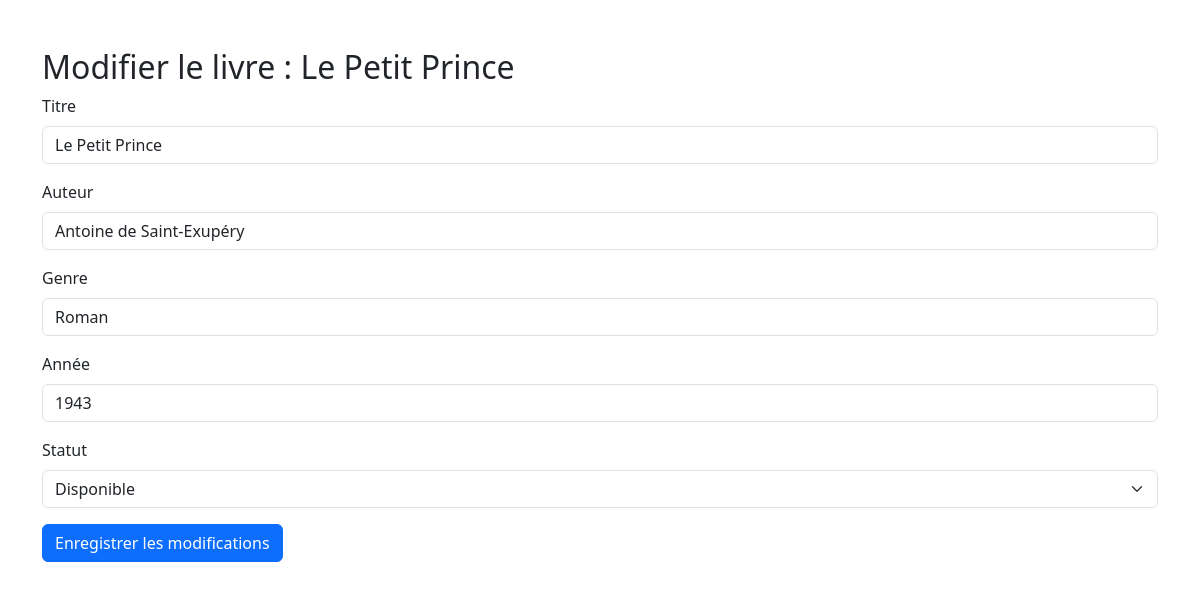
/modifAdmin.php?id=1, run on the app's committed database.
### tables this page shows
CREATE TABLE IF NOT EXISTS `livres` (
  `id` int NOT NULL AUTO_INCREMENT,
  `titre` varchar(255) NOT NULL,
  `auteur` varchar(100) NOT NULL,
  `genre` varchar(50) NOT NULL,
  `annee` year NOT NULL,
  `statut` varchar(30) NOT NULL DEFAULT 'Disponible',
  PRIMARY KEY (`id`)
);

### modifAdmin.php (the view, shortened to what this page needs)
<?php
include 'bd.php';
if (isset($_GET['id'])) {
    $id = $_GET['id'];
    $sql = "SELECT * FROM Livres WHERE id = :id";
    $stmt = $db->prepare($sql);
    $stmt->bindParam(':id', $id, PDO::PARAM_INT);
    $stmt->execute();
    $livre = $stmt->fetch(PDO::FETCH_ASSOC);
} else {
    echo "<script>alert('Aucun livre sélectionné'); window.location.href = 'formModif.php';</script>";
    exit();
}
?>
<head>
    <link href="https://cdn.jsdelivr.net/npm/bootstrap@5.3.0-alpha1/dist/css/bootstrap.min.css" rel="stylesheet">
</head>
<body>
    <div class="container mt-5">
        <h2>Modifier le livre : <?php echo htmlspecialchars($livre['titre']); ?></h2>
        <form action="modifLivres.php" method="POST">
            <div class="mb-3">
                <label for="titre" class="form-label">Titre</label>
                <input type="text" class="form-control" id="titre" name="titre"
                value="<?php echo htmlspecialchars($livre['titre']); ?>" required>
            </div>
            <div class="mb-3">
                <label for="auteur" class="form-label">Auteur</label>
                <input type="text" class="form-control" id="auteur" name="auteur"
                value="<?php echo htmlspecialchars($livre['auteur']); ?>" required>
            </div>
            <div class="mb-3">
                <label for="genre" class="form-label">Genre</label>
                <input type="text" class="form-control" id="genre" name="genre"
                value="<?php echo htmlspecialchars($livre['genre']); ?>" required>
            </div>
            <div class="mb-3">
                <label for="annee" class="form-label">Année</label>
                <input type="number" class="form-control" id="annee" name="annee"
                value="<?php echo htmlspecialchars($livre['annee']); ?>" required>
            </div>
            <div class="mb-3">
                <label for="statut" class="form-label">Statut</label>
                <select class="form-select" id="statut" name="statut" required>
                    <option value="Disponible" <?php echo ($livre['statut'] == 'Disponible') ? 'selected' : ''; ?>>Disponible</option>
                </select>
            </div>
            <button type="submit" class="btn btn-primary">Enregistrer les modifications</button>
        </form>
    </div>
</body>
</html>

### data on the page
livres: titre "Le Petit Prince", auteur "Antoine de Saint-Exupéry", genre "Roman", annee "1943", statut "Disponible"
